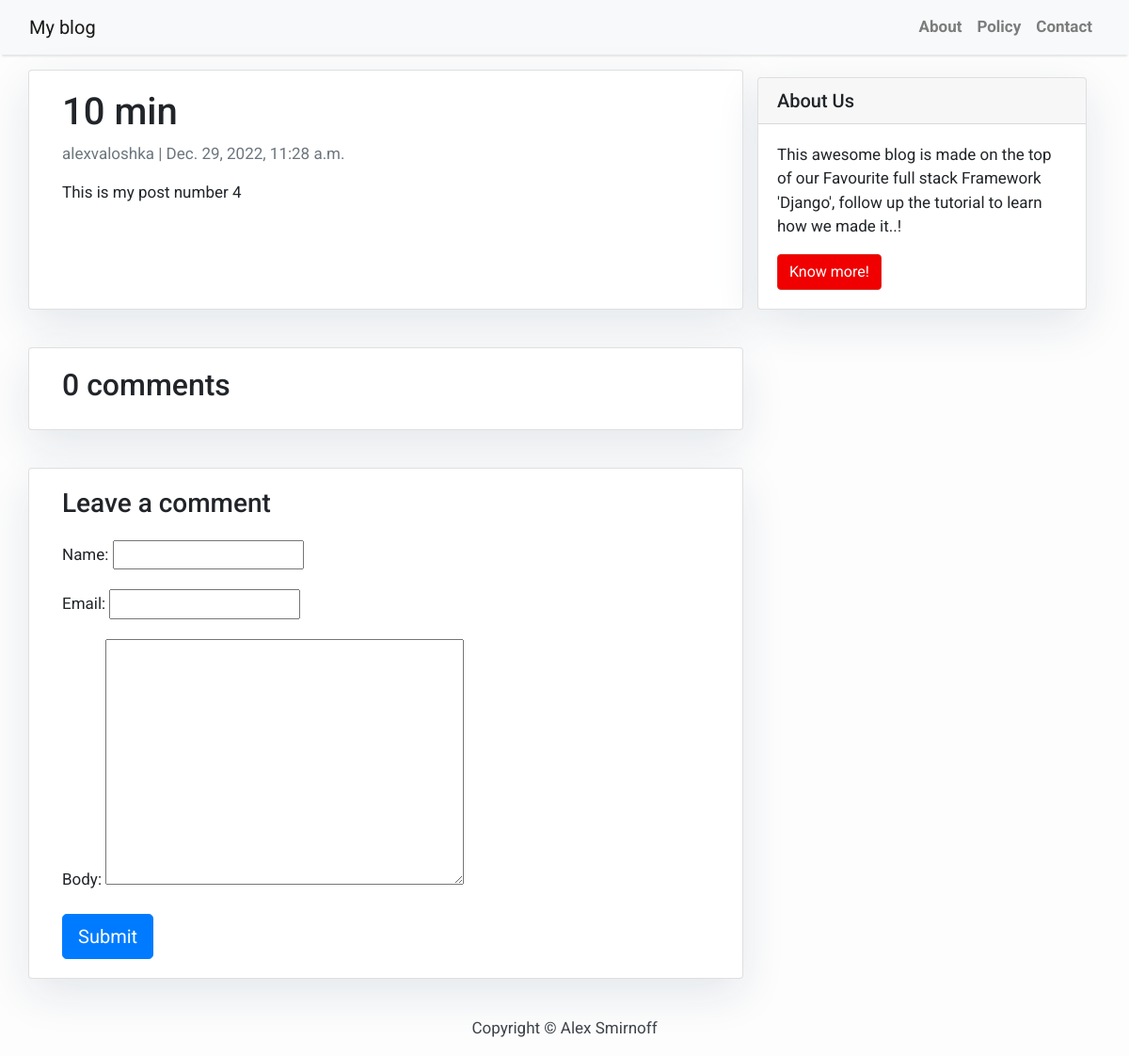
/10-min/, run on an earlier commit of the app's database.
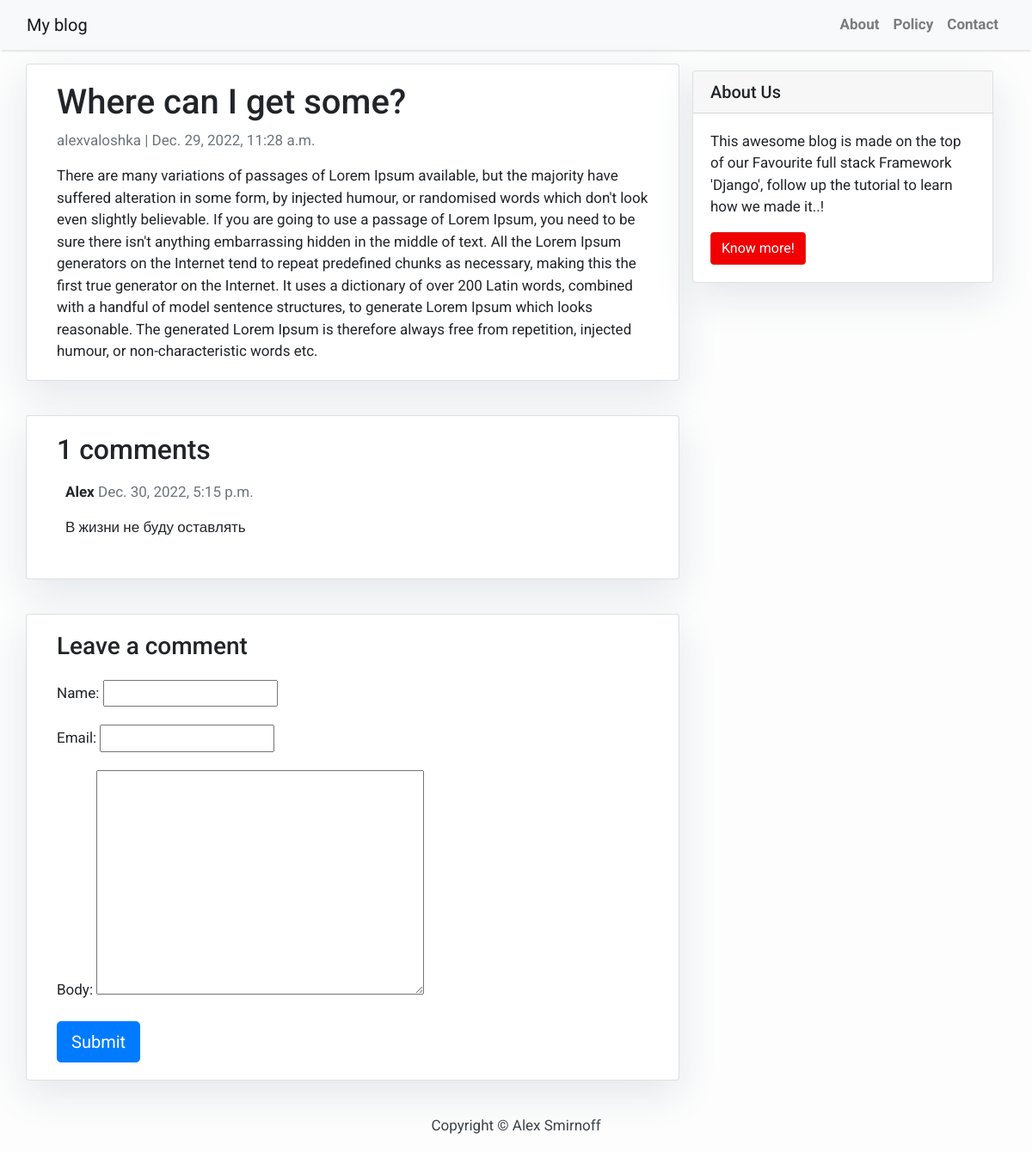
And on a later commit of the database.
### application/models.py (models this page shows, shortened)
class Post(models.Model):
    title = models.CharField(max_length=200, unique=True)
    slug = models.SlugField(max_length=200, unique=True)
    author = models.ForeignKey(User, on_delete= models.CASCADE,related_name='blog_posts')
    updated_on = models.DateTimeField(auto_now= True)
    content = models.TextField()
    created_on = models.DateTimeField(auto_now_add=True)
    status = models.IntegerField(choices=STATUS, default=0)
    class Meta:
        ordering = ['-created_on']

class Comment(models.Model):
    post = models.ForeignKey(Post,on_delete=models.CASCADE,related_name='comments')
    name = models.CharField(max_length=80)
    email = models.EmailField()
    body = models.TextField()
    created_on = models.DateTimeField(auto_now_add=True)
    active = models.BooleanField(default=False)
    class Meta:
        ordering = ['created_on']

### application/views.py (the view)
# urls.py: path('<slug:slug>/', views.post_detail, name='post_detail'),
def post_detail(request, slug):
    template_name = 'post_detail.html'
    post = get_object_or_404(Post, slug=slug)
    comments = post.comments.filter(active=True)
    new_comment = None
    if request.method == 'POST':
        comment_form = CommentForm(data=request.POST)
        if comment_form.is_valid():
            new_comment = comment_form.save(commit=False)
            new_comment.post = post
            new_comment.save()
    else:
        comment_form = CommentForm()
    return render(request, template_name, {'post': post,
                                           'comments': comments,
                                           'new_comment': new_comment,
                                           'comment_form': comment_form})

### application/forms.py
class CommentForm(forms.ModelForm):
    class Meta:
        model = Comment
        fields = ('name', 'email', 'body')

### application/templates/post_detail.html (shortened to what this page needs)
 {% extends 'base.html' %} {% block content %}
<div class="container">
  <div class="row">
    <div class="col-md-8 card mb-4  mt-3 left  top">
      <div class="card-body">
        <h1>{% block title %} {{ post.title }} {% endblock title %}</h1>
        <p class=" text-muted">{{ post.author }} | {{ post.created_on }}</p>
        <p class="card-text ">{{ post.content | safe }}</p>
      </div>
    </div>
    {% block sidebar %} {% include 'sidebar.html' %} {% endblock sidebar %}
    <div class="col-md-8 card mb-4  mt-3 ">
      <div class="card-body">
        <h2>{{ comments.count }} comments</h2>
        {% for comment in comments %}
        <div class="comments" style="padding: 10px;">
          <p class="font-weight-bold">
            {{ comment.name }}
            <span class=" text-muted font-weight-normal">
              {{ comment.created_on }}
            </span>
          </p>
          {{ comment.body | linebreaks }}
        </div>
        {% endfor %}
      </div>
    </div>
    <div class="col-md-8 card mb-4  mt-3 ">
      <div class="card-body">
        {% if new_comment %}
        <div class="alert alert-success" role="alert">
          Your comment is awaiting moderation
        </div>
        {% else %}
        <h3>Leave a comment</h3>
        <form method="post" style="margin-top: 1.3em;">
          {{ comment_form.as_p }}
          <button type="submit" class="btn btn-primary  btn-lg">Submit</button>
        </form>
        {% endif %}
      </div>
    </div>
  </div>
</div>
{% endblock content %}

What changed in the data, as far as the page shows it:
changed Post "alexvaloshka": title "10 min" → "Where can I get some?"; content "This is my post number 4" → "There are many variations of passages of Lorem Ipsum available, but the majority have suffered alteration in some form, by injected humour, or randomised words which don't look even slightly believable. If you are going to use a passage of Lorem Ipsum, you need to be sure there isn't anything embarrassing hidden in the middle of text. All the Lorem Ipsum generators on the Internet tend to repeat predefined chunks as necessary, making this the first true generator on the Internet. It uses a dictionary of over 200 Latin words, combined with a handful of model sentence structures, to generate Lorem Ipsum which looks reasonable. The generated Lorem Ipsum is therefore always free from…"
added Comment: name "Alex", created_on "Dec. 30, 2022, 5:15 p.m.", body "В жизни не буду оставлять"
Also different on the page:
{{ comments.count }}: "0" → "1"
